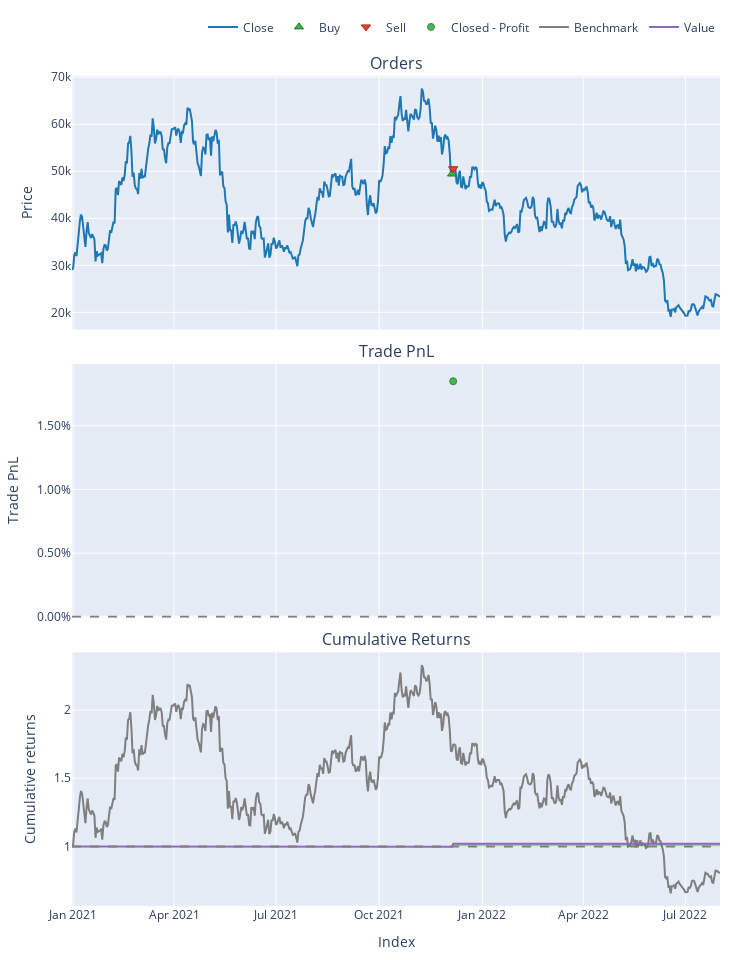

This figure's notebook cell:
### Code cell
pf.plot().show()

### Figure 1 — Plotly figure (JSON) as saved in the notebook; plotly's stock layout.template omitted (floating-point values rounded to 4 significant figures; data arrays with more than 128 entries replaced by an {"elided": "..."} marker saying what was removed)
{"data": [{"legendgroup": "0", "line": {"color": "#1f77b4"}, "name": "Close", "showlegend": true, "type": "scatter", "uid": "90de1335-2164-40e2-bdab-508236dd0aa0", "x": {"elided": "579 str values"}, "xaxis": "x", "y": {"elided": "579 float values"}, "yaxis": "y"}, {"customdata": [[0, 0.0202, 1.996]], "hovertemplate": "Order Id: %{customdata[0]}<br>Timestamp: %{x}<br>Price: %{y}<br>Size: %{customdata[1]:.6f}<br>Fees: %{customdata[2]:.6f}", "legendgroup": "1", "marker": {"color": "#37B13F", "line": {"color": "rgb(38,123,44)", "width": 1}, "size": 8, "symbol": "triangle-up"}, "mode": "markers", "name": "Buy", "type": "scatter", "uid": "06597b0a-ae85-4dc7-a93e-556eedb23bed", "x": ["2021-12-05T00:00:00+00:00"], "xaxis": "x", "y": [49420.0], "yaxis": "y"}, {"customdata": [[1, 0.0202, 2.041]], "hovertemplate": "Order Id: %{customdata[0]}<br>Timestamp: %{x}<br>Price: %{y}<br>Size: %{customdata[1]:.6f}<br>Fees: %{customdata[2]:.6f}", "legendgroup": "2", "marker": {"color": "#EA4335", "line": {"color": "rgb(181,31,18)", "width": 1}, "size": 8, "symbol": "triangle-down"}, "mode": "markers", "name": "Sell", "type": "scatter", "uid": "d911761c-0aed-455a-a7f1-a041ebebbe89", "x": ["2021-12-06T00:00:00+00:00"], "xaxis": "x", "y": [50530.0], "yaxis": "y"}, {"customdata": [[0, 0, 18.46, 0.01849]], "hovertemplate": "Exit Trade Id: %{customdata[0]}<br>Position Id: %{customdata[1]}<br>Exit Timestamp: %{x}<br>PnL: %{customdata[2]:.6f}<br>Return: %{customdata[3]:.2%}", "legendgroup": "3", "marker": {"color": "#37B13F", "line": {"color": "rgb(38,123,44)", "width": 1}, "opacity": [0.9], "size": [7], "symbol": "circle"}, "mode": "markers", "name": "Closed - Profit", "type": "scatter", "uid": "11f578d9-9f0b-4453-8649-ff37314b28b2", "x": ["2021-12-06T00:00:00+00:00"], "xaxis": "x2", "y": [0.01849], "yaxis": "y2"}, {"legendgroup": "4", "line": {"color": "#7f7f7f"}, "name": "Benchmark", "showlegend": true, "type": "scatter", "uid": "79a0d095-1efc-4384-b763-5d6c2b0852ed", "x": {"elided": "579 str values"}, "xaxis": "x3", "y": {"elided": "579 float values"}, "yaxis": "y3"}, {"hoverinfo": "skip", "legendgroup": "5", "line": {"color": "rgba(0, 0, 0, 0)", "width": 0}, "opacity": 0, "showlegend": false, "type": "scatter", "uid": "6d2bb0d2-7f54-47d6-a69a-5729f2a7e9f8", "x": {"elided": "579 str values"}, "xaxis": "x3", "y": {"elided": "579 int values"}, "yaxis": "y3"}, {"connectgaps": false, "fill": "tonexty", "fillcolor": "rgba(0, 128, 0, 0.3)", "hoverinfo": "skip", "legendgroup": "5", "line": {"color": "rgba(0, 0, 0, 0)", "width": 0}, "opacity": 0, "showlegend": false, "type": "scatter", "uid": "881016be-bfdc-4dfd-bd8b-1931efe1c6ed", "x": {"elided": "579 str values"}, "xaxis": "x3", "y": {"elided": "579 float values"}, "yaxis": "y3"}, {"hoverinfo": "skip", "legendgroup": "5", "line": {"color": "rgba(0, 0, 0, 0)", "width": 0}, "opacity": 0, "showlegend": false, "type": "scatter", "uid": "676a94cc-930b-4c1d-9501-ef24810d3286", "x": {"elided": "579 str values"}, "xaxis": "x3", "y": {"elided": "579 int values"}, "yaxis": "y3"}, {"connectgaps": false, "fill": "tonexty", "fillcolor": "rgba(255, 0, 0, 0.3)", "hoverinfo": "skip", "legendgroup": "5", "line": {"color": "rgba(0, 0, 0, 0)", "width": 0}, "opacity": 0, "showlegend": false, "type": "scatter", "uid": "fb844aeb-de7b-4a3b-8e27-a83b7506f300", "x": {"elided": "579 str values"}, "xaxis": "x3", "y": {"elided": "579 float values"}, "yaxis": "y3"}, {"legendgroup": "6", "line": {"color": "#9467bd"}, "name": "Value", "showlegend": true, "type": "scatter", "uid": "d0cfed21-1db5-4a93-a9e5-f3d1007ab052", "x": {"elided": "579 str values"}, "xaxis": "x3", "y": {"elided": "579 float values"}, "yaxis": "y3"}, {"hoverinfo": "skip", "legendgroup": "5", "line": {"color": "rgba(0, 0, 0, 0)", "width": 0}, "opacity": 0, "showlegend": false, "type": "scatter", "uid": "a4a809b4-6a99-47e1-863a-6d4b41c1afa6", "x": {"elided": "579 str values"}, "xaxis": "x3", "y": {"elided": "579 int values"}, "yaxis": "y3"}], "layout": {"annotations": [{"font": {"size": 16}, "showarrow": false, "text": "Orders", "x": 0.5, "xanchor": "center", "xref": "paper", "y": 1, "yanchor": "bottom", "yref": "paper"}, {"font": {"size": 16}, "showarrow": false, "text": "Trade PnL", "x": 0.5, "xanchor": "center", "xref": "paper", "y": 0.6528, "yanchor": "bottom", "yref": "paper"}, {"font": {"size": 16}, "showarrow": false, "text": "Cumulative Returns", "x": 0.5, "xanchor": "center", "xref": "paper", "y": 0.3056, "yanchor": "bottom", "yref": "paper"}], "height": 960, "legend": {"orientation": "h", "traceorder": "normal", "x": 1, "xanchor": "right", "y": 1.042, "yanchor": "bottom"}, "margin": {"b": 30, "l": 30, "r": 30, "t": 30}, "shapes": [{"line": {"color": "gray", "dash": "dash"}, "type": "line", "x0": 0, "x1": 1, "xref": "paper", "y0": 0, "y1": 0, "yref": "y2"}, {"line": {"color": "gray", "dash": "dash"}, "type": "line", "x0": 0, "x1": 1, "xref": "paper", "y0": 1, "y1": 1, "yref": "y3"}], "showlegend": true, "width": 750, "xaxis": {"anchor": "y", "domain": [0, 1], "matches": "x3", "showticklabels": false}, "xaxis2": {"anchor": "y2", "domain": [0, 1], "matches": "x3", "showticklabels": false}, "xaxis3": {"anchor": "y3", "domain": [0, 1], "title": {"text": "Index"}}, "yaxis": {"anchor": "x", "domain": [0.6944, 1], "title": {"text": "Price"}}, "yaxis2": {"anchor": "x2", "domain": [0.3472, 0.6528], "tickformat": ".2%", "title": {"text": "Trade PnL"}}, "yaxis3": {"anchor": "x3", "domain": [0, 0.3056], "title": {"text": "Cumulative returns"}}}}
